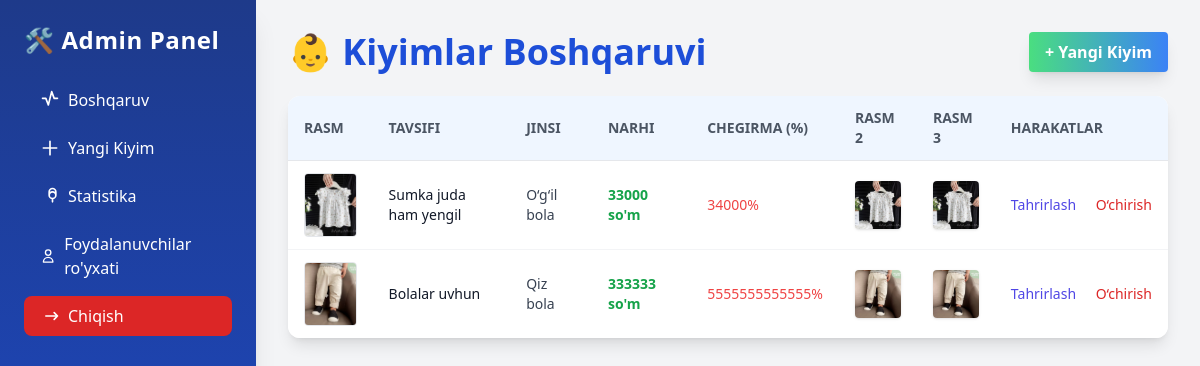
/admin-panel/ (signed in), run on an earlier commit of the app's database.
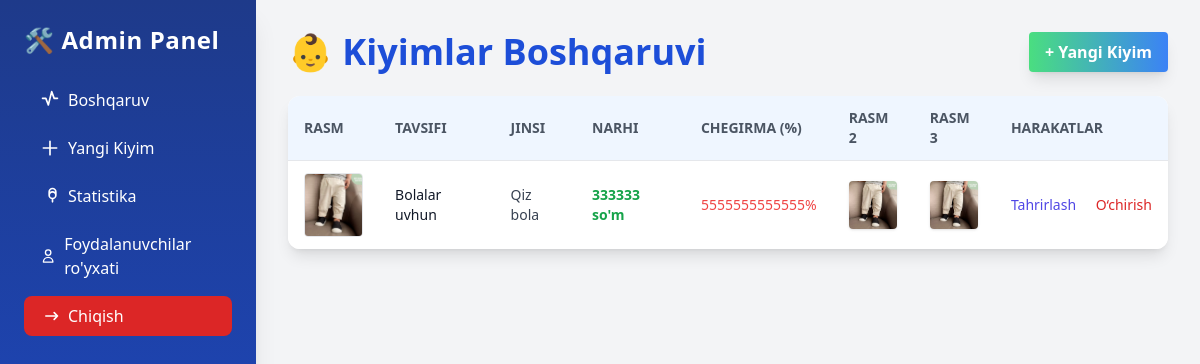
And on a later commit of the database.
### base/models.py (models this page shows, shortened)
class Main_Kiyim(models.Model):
    YOSH_CHOICES = [
        ('1', '1 oylik'),
        ('2', '2 oylik'),
        ('3', '3 oylik'),
        ('4', '4 oylik'),
        ('5', '5 oylik'),
        ('6', '6 oylik'),
        ('7', '7 oylik'),
        ('8', '8 oylik'),
        ('9', '9 oylik'),
    ]
    yoshi = models.CharField(
        max_length=2,
        choices=YOSH_CHOICES,
        blank=True,
        null=True,
        verbose_name="Bolalar yoshi"
    )
    GENDER_CHOICES = [
        ('qiz', 'Qiz bola'),
        ('ogil', 'O‘g‘il bola'),
    ]
    jinsi = models.CharField(
        max_length=5,
        choices=GENDER_CHOICES,
        default='qiz',
        verbose_name="Jinsi",
        help_text="Qiz bola yoki o‘g‘il bola uchun"
    )
    pre_balandligi = models.CharField("PRE balandligi", max_length=50, blank=True, null=True)
    pre_kilogrami = models.CharField("PRE kilogrami", max_length=50, blank=True, null=True)
    nb_balandligi = models.CharField("NB balandligi", max_length=50, blank=True, null=True)
    nb_kilogrami = models.CharField("NB kilogrami", max_length=50, blank=True, null=True)
    m3_balandligi = models.CharField("3M balandligi", max_length=50, blank=True, null=True)
    m3_kilogrami = models.CharField("3M kilogrami", max_length=50, blank=True, null=True)
    m6_balandligi = models.CharField("6M balandligi", max_length=50, blank=True, null=True)
    m6_kilogrami = models.CharField("6M kilogrami", max_length=50, blank=True, null=True)
    m9_balandligi = models.CharField("9M balandligi", max_length=50, blank=True, null=True)
    m9_kilogrami = models.CharField("9M kilogrami", max_length=50, blank=True, null=True)
    main_img = models.ImageField(upload_to='kiyimlar/', blank=True, null=True)
    birinchi_img = models.ImageField(upload_to='kiyimlar/', blank=True, null=True)
    ikkinchi_img = models.ImageField(upload_to='kiyimlar/', blank=True, null=True)
    tavsifi = models.CharField(max_length=100)
    narhi = models.PositiveIntegerField()
    skidkasi = models.PositiveIntegerField(
    blank=True,
    null=True,
    verbose_name="Chegirma (%)",
    help_text="Chegirma foizi, agar yo'q bo‘lsa bo‘sh qoldiring"
    )
    balandligi = models.CharField(max_length=200, null=True, blank=True)
    kilogrami = models.CharField(max_length=50, null=True, blank=True)
    kiyim_haqida = models.TextField(null=True, blank=True)
    birinchi_xususiyati = models.CharField(max_length=50, null=True, blank=True)
    ikkinchi_xususiyati = models.CharField(max_length=50, null=True, blank=True)
    uchunchi_xususiyati = models.CharField(max_length=50, null=True, blank=True)
    tortinchi_xususiyati = models.CharField(max_length=50, null=True, blank=True)
    beshinchi_xususiyati = models.CharField(max_length=50, null=True, blank=True)
    oltinchi_xususiyati = models.CharField(max_length=50, null=True, blank=True)
    class Meta:
        verbose_name = "Asosiy kiyim"
        verbose_name_plural = "Asosiy kiyimlar"
        ordering = ['-id']

### controlpanel/views.py (the view)
# urls.py: path('', views.dashboard, name='dashboard'),
@login_required
def dashboard(request):
    kiyimlar = Main_Kiyim.objects.all()
    return render(request, 'dashboard.html', {'products': kiyimlar})

### controlpanel/templates/dashboard.html (shortened to what this page needs)
{% extends 'admin_base.html' %}
{% block content %}
<div class="flex items-center justify-between mb-6">
  <h1 class="text-4xl font-extrabold text-blue-700">👶 Kiyimlar Boshqaruvi</h1>
  <a href="{% url 'controlpanel:product_add' %}" class="bg-gradient-to-r from-green-400 to-blue-500 hover:from-green-500 hover:to-blue-600 text-white font-semibold py-2 px-4 rounded shadow-lg">+ Yangi Kiyim</a>
</div>
<div class="overflow-x-auto bg-white rounded-xl shadow-lg">
  <table class="min-w-full divide-y divide-gray-200 text-sm">
    <thead class="bg-blue-50">
      <tr>
        <th class="px-4 py-3 text-left font-semibold text-gray-600 uppercase">Rasm</th>
        <th class="px-4 py-3 text-left font-semibold text-gray-600 uppercase">Tavsifi</th>
        <th class="px-4 py-3 text-left font-semibold text-gray-600 uppercase">Jinsi</th>
        <th class="px-4 py-3 text-left font-semibold text-gray-600 uppercase">Narhi</th>
        <th class="px-4 py-3 text-left font-semibold text-gray-600 uppercase">Chegirma (%)</th>
        <th class="px-4 py-3 text-left font-semibold text-gray-600 uppercase">Rasm 2</th>
        <th class="px-4 py-3 text-left font-semibold text-gray-600 uppercase">Rasm 3</th>
        <th class="px-4 py-3 text-left font-semibold text-gray-600 uppercase">Harakatlar</th>
      </tr>
    </thead>
    <tbody class="bg-white divide-y divide-gray-100">
      {% for product in products %}
      <tr class="hover:bg-blue-50">
        <td class="px-4 py-3">
          {% if product.main_img %}
            <img src="{{ product.main_img.url }}" alt="main" class="w-16 h-16 object-cover rounded border hover:scale-105 transition-transform duration-200 cursor-pointer" onclick="openModal('{{ product.main_img.url }}')" title="Asosiy rasm" />
          {% else %}<span class="text-gray-400 italic">-</span>{% endif %}
        </td>
        <td class="px-4 py-3 text-gray-900">{{ product.tavsifi }}</td>
        <td class="px-4 py-3 text-gray-700">{{ product.get_jinsi_display }}</td>
        <td class="px-4 py-3 text-green-600 font-bold">{{ product.narhi }} so'm</td>
        <td class="px-4 py-3 text-red-500">{{ product.skidkasi }}%</td>
        <td class="px-4 py-3">
          {% if product.birinchi_img %}
            <img src="{{ product.birinchi_img.url }}" alt="1-img" class="w-12 h-12 object-cover rounded shadow cursor-pointer" onclick="openModal('{{ product.birinchi_img.url }}')" title="1-rasm" />
          {% else %}<span class="text-gray-400 italic">-</span>{% endif %}
        </td>
        <td class="px-4 py-3">
          {% if product.ikkinchi_img %}
            <img src="{{ product.ikkinchi_img.url }}" alt="2-img" class="w-12 h-12 object-cover rounded shadow cursor-pointer" onclick="openModal('{{ product.ikkinchi_img.url }}')" title="2-rasm" />
          {% else %}<span class="text-gray-400 italic">-</span>{% endif %}
        </td>
        <td class="px-4 py-3 whitespace-nowrap">
          <a href="{% url 'controlpanel:product_edit' product.pk %}" class="text-indigo-600 hover:underline">Tahrirlash</a>
          <a href="{% url 'controlpanel:product_delete' product.pk %}" class="text-red-600 hover:underline ml-4">O‘chirish</a>
        </td>
      </tr>
      {% empty %}
      <tr>
        <td colspan="8" class="px-6 py-4 text-center text-gray-400">Hech qanday kiyim yo‘q.</td>
      </tr>
      {% endfor %}
    </tbody>
  </table>
</div>
{% endblock %}

What changed in the data, as far as the page shows it:
removed Main_Kiyim: main_img (picture), tavsifi "Sumka juda ham yengil", jinsi "O‘g‘il bola", narhi "33000", skidkasi "34000", birinchi_img (picture), ikkinchi_img (picture)
